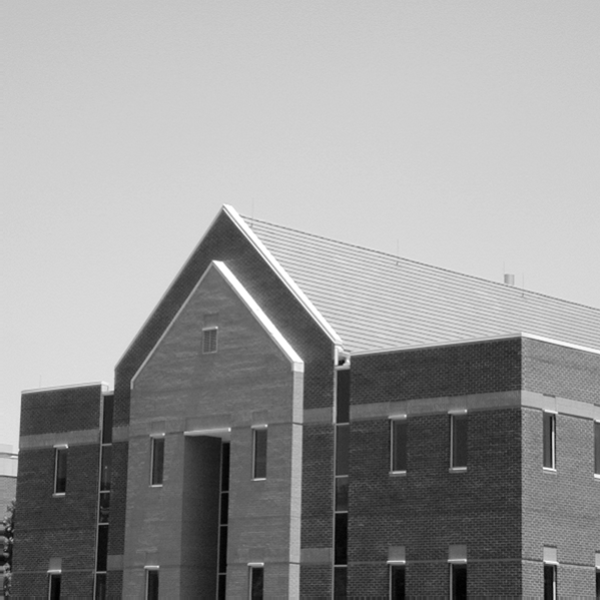
#> input picture Fourier Transform/home.tif, 600 x 600 px
$ python Fourieh.py
#> lines starting #> are read from the running program, lines starting #| are printed output that depends on the picture
import cv2
import numpy as np
from matplotlib import pyplot as plt
from numpy.fft import fft2, fftshift, ifft2, ifftshift

img = cv2.imread('home.tif', 0)
#> img is the input picture: shape (600, 600); min 0, max 255, mean 152.8
# Fourier Tarnsform
fourier = fft2(img)
# Shift the zero-frequency component to the center of the spectrum
fourier_shift = fftshift(fourier)
# Using LOG for better visualization
mag_spec = np.abs(fourier_shift)
magnitude_spectrum = np.log(mag_spec)
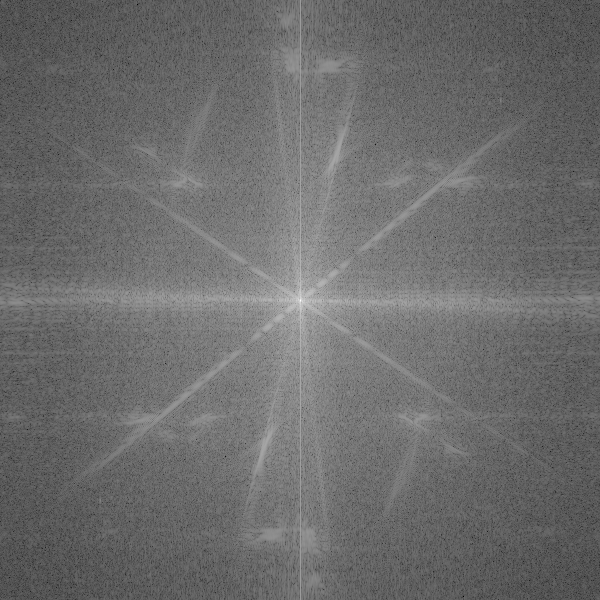
#> magnitude_spectrum: shape (600, 600) float64; min -0.765, max 17.82, mean 7.13; drawn with min black and max white
phase_spectrum = np.abs(np.angle(fourier_shift))
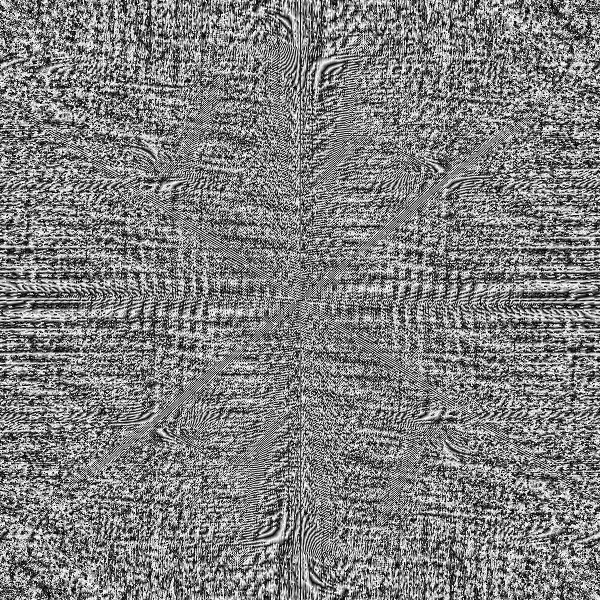
#> phase_spectrum: shape (600, 600) float64; min 0, max 3.14, mean 1.58; drawn with min black and max white

f_ishift = ifftshift(fourier_shift)
# inverse fft to get the image back
img_back = np.abs(ifft2(f_ishift))

fig, (ax1, ax2, ax3, ax4) = plt.subplots(nrows=1, ncols=4)
axs1 = ax1.imshow(img, cmap='gray')
ax1.title.set_text('Input Image')
ax1.axis('off')
axs2 = ax2.imshow(magnitude_spectrum, cmap='gray')
ax2.title.set_text('Spectrum')
ax2.axis('off')
axs3 = ax3.imshow(phase_spectrum, cmap='gray')
ax3.title.set_text('Phase Angle')
ax3.axis('off')
axs4 = ax4.imshow(img_back, cmap='gray')
ax4.title.set_text('Inverted Image')
ax4.axis('off')
plt.show()
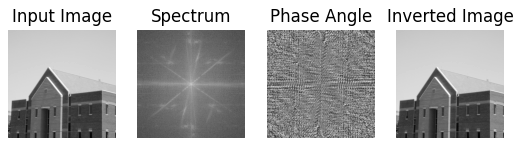
#> figure drawn by matplotlib, 4 panels

# Get the center pixel
rows, cols = img.shape[:2]
#> rows = 600; cols = 600
mid_row, mid_col = int(rows / 2), int(cols / 2)
#> mid_row = 300; mid_col = 300

# create a mask first, center square is 1, remaining all zeros
mask_l = np.zeros((rows, cols), np.uint8)
mask_l[mid_row-30:mid_row+30, mid_col-30:mid_col+30] = 1
# apply mask and inverse DFT
l_fshift = fourier_shift*mask_l
l_p_filter = np.abs(ifft2(l_fshift))
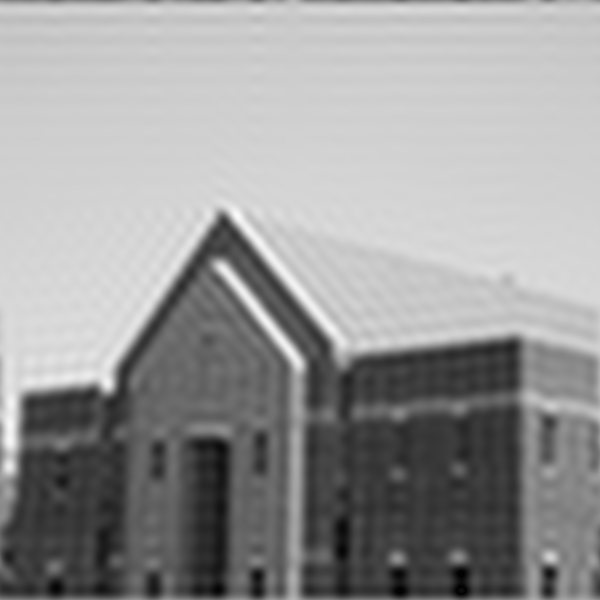
#> l_p_filter: shape (600, 600) float64; min 0.377, max 251.3, mean 152.8

h_fshift = fourier_shift
h_fshift[mid_row-30:mid_row+30, mid_col-30:mid_col+30] = 0
h_p_filter = np.abs(ifft2(ifftshift(h_fshift)))
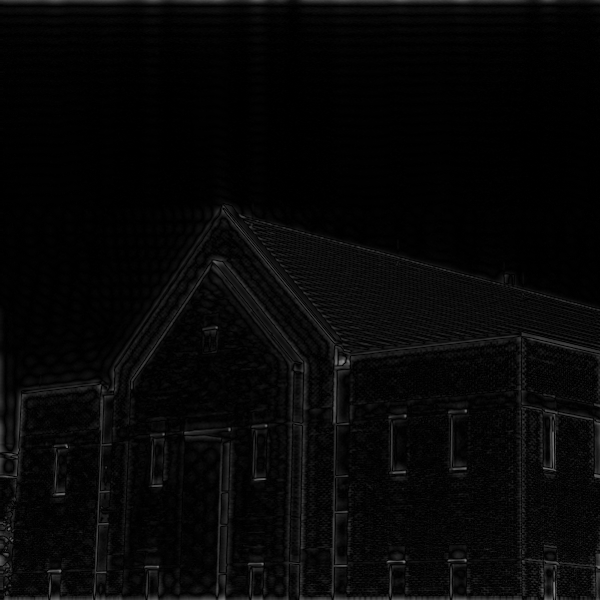
#> h_p_filter: shape (600, 600) float64; min 0.00414, max 139.7, mean 7.4

fig, (ax1, ax2, ax3) = plt.subplots(nrows=1, ncols=3)
axs1 = ax1.imshow(img, cmap='gray')
ax1.axis('off')
ax1.title.set_text('Input Image')
axs2 = ax2.imshow(l_p_filter, cmap='gray')
ax2.axis('off')
ax2.title.set_text('Lowpass Filter')
axs3 = ax3.imshow(h_p_filter, cmap='gray')
ax3.title.set_text('Highpass Filter')
ax3.axis('off')
plt.show()
